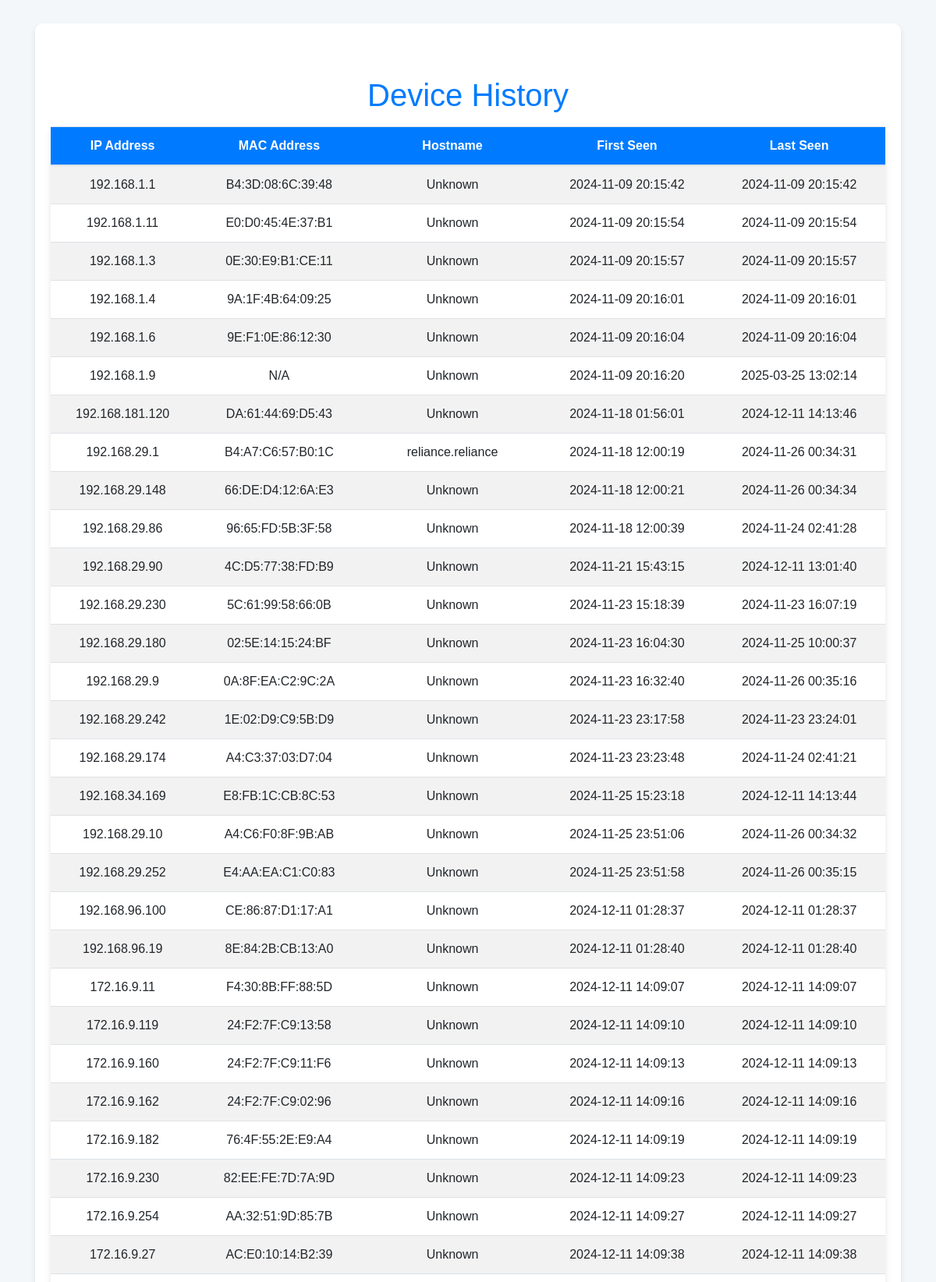
Page /view_devices (upper part) on the committed database.
### tables this page shows
CREATE TABLE devices
                 (ip TEXT, mac TEXT, hostname TEXT, first_seen TEXT, last_seen TEXT,
                 PRIMARY KEY (mac));

### ty.py (the view)
@app.route('/view_devices', methods=['GET'])
def show_stored_devices():
    devices = view_devices()
    if devices:
        return render_template('devices.html', devices=devices)
    else:
        return jsonify({
            "message": "No devices found in the history"
        }), 404

### ty.py (called while the page is built)
def view_devices():
    conn = sqlite3.connect('network_devices.db')
    c = conn.cursor()
    c.execute('SELECT * FROM devices')
    rows = c.fetchall()
    conn.close()
    devices = []
    for row in rows:
        devices.append({
            'ip': row[0],
            'mac': row[1],
            'hostname': row[2],
            'first_seen': row[3],
            'last_seen': row[4]
        })
    return devices

### templates/devices.html (shortened to what this page needs)
<!DOCTYPE html>
<html lang="en">
<head>
    <link rel="stylesheet" href="https://stackpath.bootstrapcdn.com/bootstrap/4.3.1/css/bootstrap.min.css">
</head>
<body>
    <div class="container">
        <div class="table-container">
            <h1 class="mt-5 text-center">Device History</h1>
            <table class="table table-striped mt-3">
                <thead>
                    <tr>
                        <th>IP Address</th>
                        <th>MAC Address</th>
                        <th>Hostname</th>
                        <th>First Seen</th>
                        <th>Last Seen</th>
                    </tr>
                </thead>
                <tbody>
                    {% if devices %}
                        {% for device in devices %}
                        <tr>
                            <td>{{ device.ip }}</td>
                            <td>{{ device.mac }}</td>
                            <td>{{ device.hostname }}</td>
                            <td>{{ device.first_seen }}</td>
                            <td>{{ device.last_seen }}</td>
                        </tr>
                        {% endfor %}
                    {% else %}
                        <tr>
                            <td colspan="5" class="no-devices">No devices found in history</td>
                        </tr>
                    {% endif %}
                </tbody>
            </table>
        </div>
    </div>
</body>
</html>

### templates/devices.html (style rules this page uses)
body { background-color: #f4f7fa; font-family: 'Arial', sans-serif; }
h1 { color: #007bff; }
.table { background-color: white; border-radius: 8px; box-shadow: 0 4px 8px rgba(0, 0, 0, 0.1); }
thead { background-color: #007bff; color: white; }
th, td { text-align: center; padding: 12px; }
tbody tr { transition: background-color 0.3s ease; }
.table-container { background-color: #ffffff; padding: 20px; border-radius: 10px; box-shadow: 0 4px 6px rgba(0, 0, 0, 0.1); margin-top: 30px; }

### rows in the picture
devices: ip "192.168.1.1", mac "B4:3D:08:6C:39:48", hostname "Unknown", first_seen "2024-11-09 20:15:42", last_seen "2024-11-09 20:15:42"
devices: ip "192.168.1.11", mac "E0:D0:45:4E:37:B1", hostname "Unknown", first_seen "2024-11-09 20:15:54", last_seen "2024-11-09 20:15:54"
devices: ip "192.168.1.3", mac "0E:30:E9:B1:CE:11", hostname "Unknown", first_seen "2024-11-09 20:15:57", last_seen "2024-11-09 20:15:57"
devices: ip "192.168.1.4", mac "9A:1F:4B:64:09:25", hostname "Unknown", first_seen "2024-11-09 20:16:01", last_seen "2024-11-09 20:16:01"
devices: ip "192.168.1.6", mac "9E:F1:0E:86:12:30", hostname "Unknown", first_seen "2024-11-09 20:16:04", last_seen "2024-11-09 20:16:04"
devices: ip "192.168.1.9", mac "N/A", hostname "Unknown", first_seen "2024-11-09 20:16:20", last_seen "2025-03-25 13:02:14"
devices: ip "192.168.181.120", mac "DA:61:44:69:D5:43", hostname "Unknown", first_seen "2024-11-18 01:56:01", last_seen "2024-12-11 14:13:46"
devices: ip "192.168.29.1", mac "B4:A7:C6:57:B0:1C", hostname "reliance.reliance", first_seen "2024-11-18 12:00:19", last_seen "2024-11-26 00:34:31"
devices: ip "192.168.29.148", mac "66:DE:D4:12:6A:E3", hostname "Unknown", first_seen "2024-11-18 12:00:21", last_seen "2024-11-26 00:34:34"
devices: ip "192.168.29.86", mac "96:65:FD:5B:3F:58", hostname "Unknown", first_seen "2024-11-18 12:00:39", last_seen "2024-11-24 02:41:28"
devices: ip "192.168.29.90", mac "4C:D5:77:38:FD:B9", hostname "Unknown", first_seen "2024-11-21 15:43:15", last_seen "2024-12-11 13:01:40"
devices: ip "192.168.29.230", mac "5C:61:99:58:66:0B", hostname "Unknown", first_seen "2024-11-23 15:18:39", last_seen "2024-11-23 16:07:19"
devices: ip "192.168.29.180", mac "02:5E:14:15:24:BF", hostname "Unknown", first_seen "2024-11-23 16:04:30", last_seen "2024-11-25 10:00:37"
devices: ip "192.168.29.9", mac "0A:8F:EA:C2:9C:2A", hostname "Unknown", first_seen "2024-11-23 16:32:40", last_seen "2024-11-26 00:35:16"
devices: ip "192.168.29.242", mac "1E:02:D9:C9:5B:D9", hostname "Unknown", first_seen "2024-11-23 23:17:58", last_seen "2024-11-23 23:24:01"
devices: ip "192.168.29.174", mac "A4:C3:37:03:D7:04", hostname "Unknown", first_seen "2024-11-23 23:23:48", last_seen "2024-11-24 02:41:21"
devices: ip "192.168.34.169", mac "E8:FB:1C:CB:8C:53", hostname "Unknown", first_seen "2024-11-25 15:23:18", last_seen "2024-12-11 14:13:44"
devices: ip "192.168.29.10", mac "A4:C6:F0:8F:9B:AB", hostname "Unknown", first_seen "2024-11-25 23:51:06", last_seen "2024-11-26 00:34:32"
devices: ip "192.168.29.252", mac "E4:AA:EA:C1:C0:83", hostname "Unknown", first_seen "2024-11-25 23:51:58", last_seen "2024-11-26 00:35:15"
devices: ip "192.168.96.100", mac "CE:86:87:D1:17:A1", hostname "Unknown", first_seen "2024-12-11 01:28:37", last_seen "2024-12-11 01:28:37"
devices: ip "192.168.96.19", mac "8E:84:2B:CB:13:A0", hostname "Unknown", first_seen "2024-12-11 01:28:40", last_seen "2024-12-11 01:28:40"
devices: ip "172.16.9.11", mac "F4:30:8B:FF:88:5D", hostname "Unknown", first_seen "2024-12-11 14:09:07", last_seen "2024-12-11 14:09:07"
devices: ip "172.16.9.119", mac "24:F2:7F:C9:13:58", hostname "Unknown", first_seen "2024-12-11 14:09:10", last_seen "2024-12-11 14:09:10"
devices: ip "172.16.9.160", mac "24:F2:7F:C9:11:F6", hostname "Unknown", first_seen "2024-12-11 14:09:13", last_seen "2024-12-11 14:09:13"
devices: ip "172.16.9.162", mac "24:F2:7F:C9:02:96", hostname "Unknown", first_seen "2024-12-11 14:09:16", last_seen "2024-12-11 14:09:16"
devices: ip "172.16.9.182", mac "76:4F:55:2E:E9:A4", hostname "Unknown", first_seen "2024-12-11 14:09:19", last_seen "2024-12-11 14:09:19"
devices: ip "172.16.9.230", mac "82:EE:FE:7D:7A:9D", hostname "Unknown", first_seen "2024-12-11 14:09:23", last_seen "2024-12-11 14:09:23"
devices: ip "172.16.9.254", mac "AA:32:51:9D:85:7B", hostname "Unknown", first_seen "2024-12-11 14:09:27", last_seen "2024-12-11 14:09:27"
devices: ip "172.16.9.27", mac "AC:E0:10:14:B2:39", hostname "Unknown", first_seen "2024-12-11 14:09:38", last_seen "2024-12-11 14:09:38"
